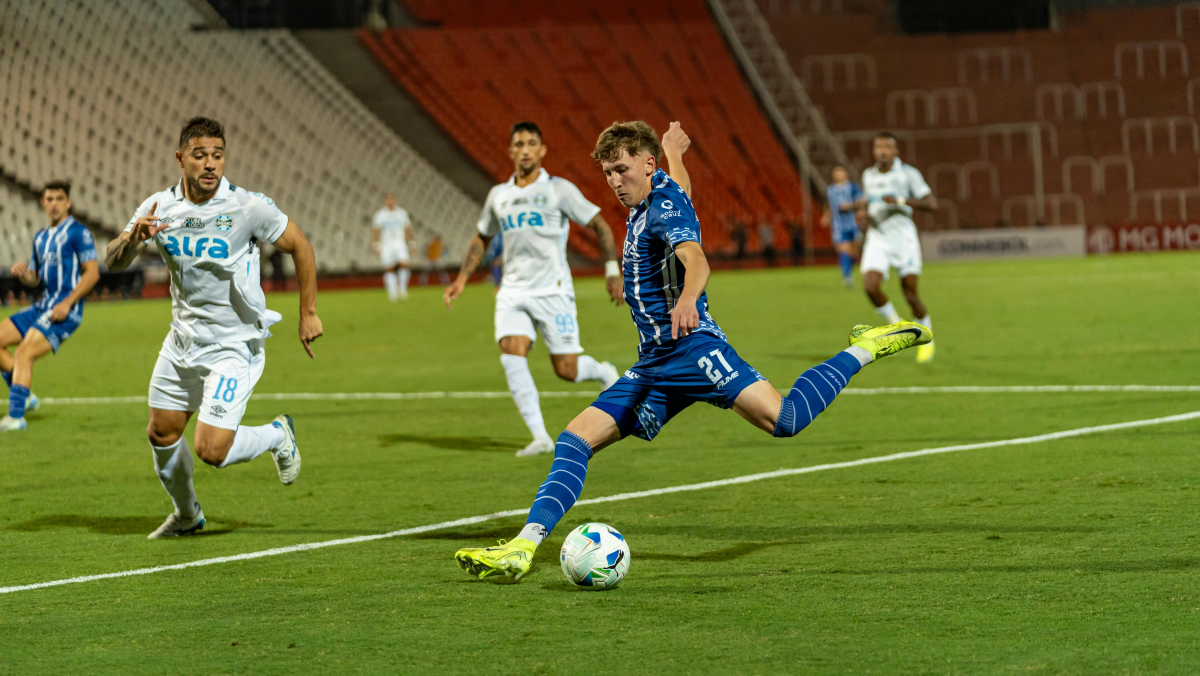
#> input picture assets/Focus_Image.jpg, 6000 x 3376 px (shown at 1/5 size)
$ python -i scene.py   (imports and definitions only)
#> lines starting #> are read from the running program, lines starting #| are printed output that depends on the picture
#> further down, picture is the input picture: shape (3376, 6000, 3); mean B, G, R 53.6, 109.7, 105.4
from __future__ import annotations

import json
import time
from pathlib import Path

import cv2
import numpy as np
import pandas as pd

from football_ingest.models import AudioWindow, ReplayCandidate, SceneCut


# [155 lines left out: functions detect_scene_cuts, detect_replay_candidates, not called in this run]


def frame_features(frame):
    resized = cv2.resize(frame, (160, 90))
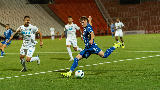
#> resized: shape (90, 160, 3); mean B, G, R 53.5, 109.5, 105.3
    gray = cv2.cvtColor(resized, cv2.COLOR_BGR2GRAY)
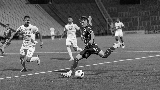
#> gray: shape (90, 160); min 0, max 251, mean 101.8
    hsv = cv2.cvtColor(resized, cv2.COLOR_BGR2HSV)
#> hsv: shape (90, 160, 3); mean H, S, V 34.8, 162.1, 122.2
    hist = cv2.calcHist([hsv], [0, 1], None, [32, 32], [0, 180, 0, 256])
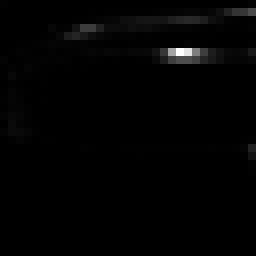
#> hist: shape (32, 32) float32 (shown 8 times larger); min 0, max 1211, mean 14.1; drawn with min black and max white
    cv2.normalize(hist, hist, alpha=0, beta=1, norm_type=cv2.NORM_MINMAX)
    return gray, hist, dhash(gray)


def dhash(gray) -> int:
    small = cv2.resize(gray, (9, 8))
    diff = small[:, 1:] > small[:, :-1]
    value = 0
    for bit in diff.flatten():
        value = (value << 1) | int(bit)
#> this loop made 64 passes
#> (bit, value) on passes 2 to 13: (False, 0), (False, 0), (False, 0), (True, 1), (False, 2), (False, 4), (True, 9), (False, 18), (True, 37), (False, 74), (False, 148), (True, 297)
#> after the loop, value = 669494495668983338
    return value


# [22 lines left out: function nearest_repeat_match, not called in this run]


def hamming_distance(left: int, right: int) -> int:
    return (left ^ right).bit_count()


# [53 lines left out: functions cluster_scene_cuts, merge_clusters, best_audio_window, write_scene_cuts, write_replay_candidates, not called in this run]

>>> import cv2
>>> picture = cv2.imread('../assets/Focus_Image.jpg')
>>> result = frame_features(picture)
